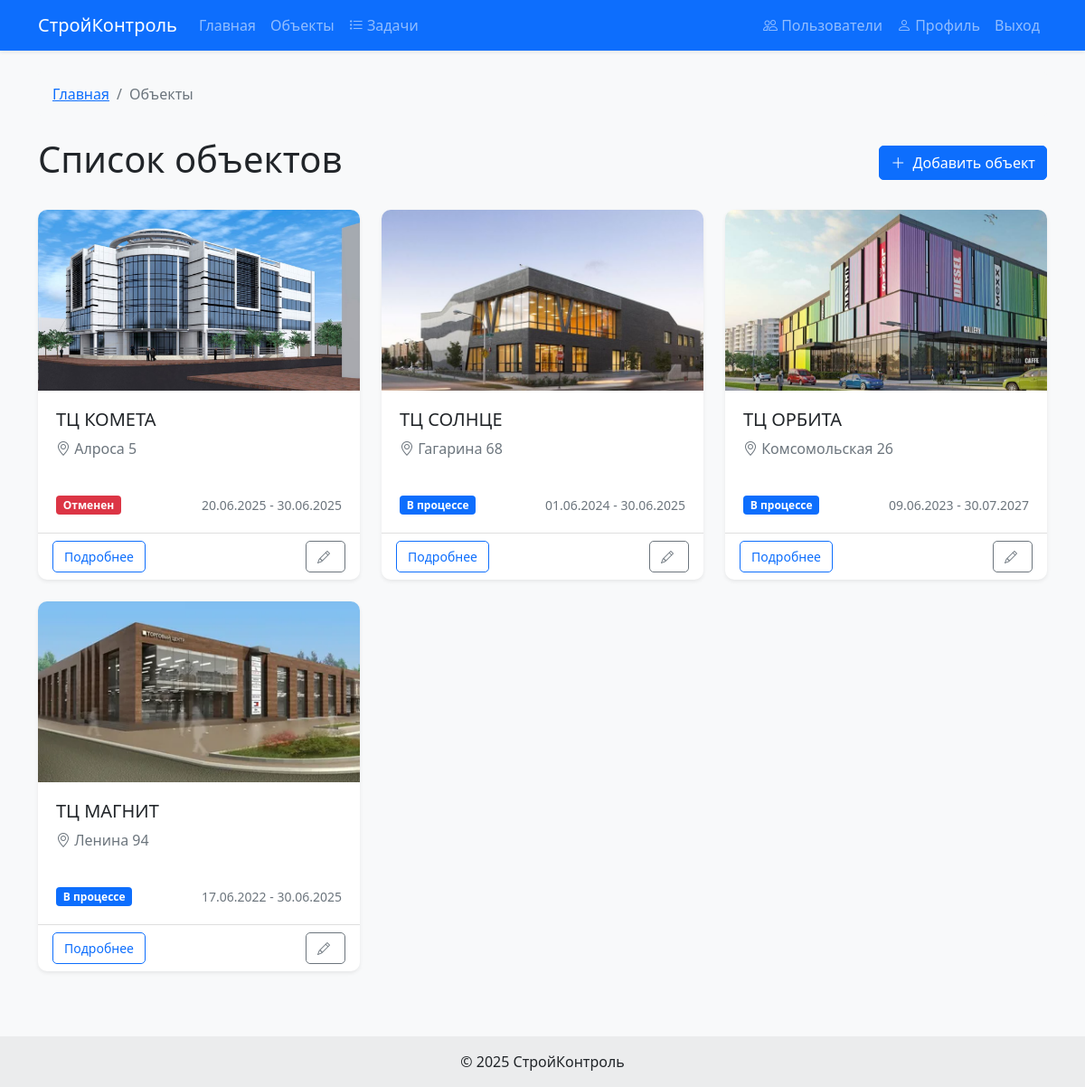
/objects/ (signed in), run on the app's committed database.
### construction/models.py (models this page shows, shortened)
class ConstructionSite(models.Model):
    STATUS_CHOICES = [
        ('planning', 'Планирование'),
        ('in_progress', 'В процессе'),
        ('on_hold', 'На паузе'),
        ('completed', 'Завершен'),
        ('cancelled', 'Отменен'),
    ]
    name = models.CharField('Название объекта', max_length=200)
    address = models.CharField('Адрес объекта', max_length=255)
    start_date = models.DateField('Дата начала работ', default=timezone.now)
    end_date = models.DateField('Планируемая дата окончания', null=True, blank=True)
    description = models.TextField('Описание объекта', blank=True, null=True)
    status = models.CharField('Статус', max_length=20, choices=STATUS_CHOICES, default='planning')
    progress = models.PositiveSmallIntegerField('Прогресс', default=0, validators=[MinValueValidator(0), MaxValueValidator(100)])
    foreman = models.ForeignKey(User, on_delete=models.SET_NULL, null=True, related_name='sites_managed', verbose_name='Ответственный прораб')
    client = models.ForeignKey(User, on_delete=models.SET_NULL, null=True, related_name='sites_ordered', verbose_name='Заказчик')
    workers = models.ManyToManyField(User, related_name='sites_working', verbose_name='Рабочие', blank=True, null=True)
    def get_status_color(self):
        colors = {
            'planning': 'info',
            'in_progress': 'primary',
            'on_hold': 'warning',
            'completed': 'success',
            'cancelled': 'danger',
        }
        return colors.get(self.status, 'secondary')
    class Meta:
        verbose_name = 'Строительный объект'
        verbose_name_plural = 'Строительные объекты'

class SitePhoto(models.Model):
    site = models.ForeignKey(ConstructionSite, on_delete=models.CASCADE, related_name='photos', verbose_name='Объект')
    photo = models.ImageField('Фотография', upload_to='site_photos/')
    uploaded_by = models.ForeignKey(User, on_delete=models.SET_NULL, null=True, verbose_name='Добавил')
    upload_date = models.DateTimeField('Дата загрузки', auto_now_add=True)
    comment = models.TextField('Комментарий', blank=True, null=True)
    class Meta:
        verbose_name = 'Фотография объекта'
        verbose_name_plural = 'Фотографии объектов'

### construction/views.py (the view)
# urls.py: path('objects/', views.object_list_view, name='objects'),
@login_required
def object_list_view(request):
    objects_list = get_objects_for_user(request.user).order_by('-start_date')
    paginator = Paginator(objects_list, 10)
    page_number = request.GET.get('page')
    page_obj = paginator.get_page(page_number)
    return render(request, 'construction/objects.html', {
        'page_obj': page_obj,
        'object_list': page_obj.object_list,
    })

### construction/models.py (called while the page is built)
    @property
    def is_admin(self):
        return self.role == 'admin' or self.is_superuser or self.is_staff

### construction/views.py (called while the page is built)
def get_objects_for_user(user):
    if user.is_admin:
        return ConstructionSite.objects.all()
    elif user.role == 'foreman':
        return ConstructionSite.objects.filter(foreman=user)
    elif user.role == 'client':
        return ConstructionSite.objects.filter(client=user)
    else:  # worker
        return ConstructionSite.objects.filter(workers=user)

### construction/templates/construction/objects.html (shortened to what this page needs)
{% extends 'construction/base.html' %}
{% block breadcrumbs %}
    <li class="breadcrumb-item active" aria-current="page">Объекты</li>
{% endblock %}
{% block content %}
<div class="d-flex justify-content-between align-items-center mb-4">
    <h1>Список объектов</h1>
    {% if user.role == 'admin' or user.role == 'foreman' or user.role == 'client' %}
    <a href="{% url 'object_create' %}" class="btn btn-primary">
        <i class="bi bi-plus-lg"></i> Добавить объект
    </a>
    {% endif %}
</div>
<div class="row">
    {% for object in object_list %}
    <div class="col-md-6 col-lg-4 mb-4">
        <div class="card h-100">
            {% if object.photos.first %}
            <img src="{{ object.photos.first.photo.url }}" class="card-img-top" alt="{{ object.name }}" style="height: 200px; object-fit: cover;">
            {% else %}
            <div class="bg-light text-center py-5" style="height: 200px; display: flex; align-items: center; justify-content: center;">
                <i class="bi bi-building" style="font-size: 3rem; color: #6c757d;"></i>
            </div>
            {% endif %}
            <div class="card-body d-flex flex-column">
                <h5 class="card-title">{{ object.name }}</h5>
                <p class="card-text text-muted">
                    <i class="bi bi-geo-alt"></i> {{ object.address|truncatechars:50 }}
                </p>
                <div class="mt-auto">
                    <div class="d-flex justify-content-between align-items-center">
                        <span class="badge bg-{{ object.get_status_color }}">
                            {{ object.get_status_display }}
                        </span>
                        <small class="text-muted">
                            {{ object.start_date|date:"d.m.Y" }} - {% if object.end_date %}{{ object.end_date|date:"d.m.Y" }}{% else %}н.в.{% endif %}
                        </small>
                    </div>
                </div>
            </div>
            <div class="card-footer bg-transparent">
                <div class="d-flex justify-content-between">
                    <a href="{% url 'object_detail' object.pk %}" class="btn btn-sm btn-outline-primary">Подробнее</a>
                    {% if user.role == 'admin' or user.role == 'foreman' or user == object.client %}
                    <a href="{% url 'object_edit' object.pk %}" class="btn btn-sm btn-outline-secondary">
                        <i class="bi bi-pencil"></i>
                    </a>
                    {% endif %}
                </div>
            </div>
        </div>
    </div>
    {% endfor %}
</div>
{% endblock %}

### construction/templates/construction/base.html (shortened to what this page needs)
<!DOCTYPE html>
{% load static %}
<html lang="ru">
<head>
    <link href="https://cdn.jsdelivr.net/npm/bootstrap@5.1.3/dist/css/bootstrap.min.css" rel="stylesheet">
    <link rel="stylesheet" href="https://cdn.jsdelivr.net/npm/bootstrap-icons@1.7.2/font/bootstrap-icons.css">
    <link rel="stylesheet" href="{% static 'css/style.css' %}">
    <link href="https://cdn.jsdelivr.net/npm/select2@4.1.0-rc.0/dist/css/select2.min.css" rel="stylesheet" />
    <link href="https://cdn.jsdelivr.net/npm/select2-bootstrap-5-theme@1.3.0/dist/select2-bootstrap-5-theme.min.css" rel="stylesheet" />
    <link rel="stylesheet" href="https://cdn.jsdelivr.net/npm/flatpickr/dist/flatpickr.min.css">
</head>
<body>
    <nav class="navbar navbar-expand-lg navbar-dark bg-primary">
        <div class="container">
            <a class="navbar-brand" href="{% url 'home' %}">СтройКонтроль</a>
            <div class="collapse navbar-collapse" id="navbarNav">
                <ul class="navbar-nav me-auto">
                    <li class="nav-item">
                        <a class="nav-link" href="{% url 'home' %}">Главная</a>
                    </li>
                    <li class="nav-item">
                        <a class="nav-link" href="{% url 'objects' %}">Объекты</a>
                    </li>
                    {% if user.is_authenticated and user.role in 'foreman,admin' or user.is_superuser %}
                    <li class="nav-item">
                        <a class="nav-link" href="{% url 'task_list' %}">
                            <i class="bi bi-list-task"></i> Задачи
                        </a>
                    </li>
                    {% endif %}
                </ul>
                <ul class="navbar-nav">
                    {% if user.is_authenticated %}
                        {% if user.is_admin %}
                        <li class="nav-item">
                            <a class="nav-link" href="{% url 'user_list' %}">
                                <i class="bi bi-people"></i> Пользователи
                            </a>
                        </li>
                        {% endif %}
                        <li class="nav-item">
                            <a class="nav-link" href="{% url 'profile' %}">
                                <i class="bi bi-person"></i> Профиль
                            </a>
                        </li>
                        <li class="nav-item">
                            <a class="nav-link" href="{% url 'logout' %}">Выход</a>
                        </li>
                    {% endif %}
                </ul>
            </div>
        </div>
    </nav>
    <div class="container mt-4">
        <nav aria-label="breadcrumb" class="mb-4">
            <ol class="breadcrumb">
                <li class="breadcrumb-item"><a href="{% url 'home' %}">Главная</a></li>
                {% block breadcrumbs %}{% endblock %}
            </ol>
        </nav>
        {% block content %}{% endblock %}
    </div>
    <footer class="bg-light text-center text-lg-start mt-5">
        <div class="text-center p-3" style="background-color: rgba(0, 0, 0, 0.05);">
            &copy; {% now "Y" %} СтройКонтроль
        </div>
    </footer>
    <div class="position-fixed bottom-0 end-0 p-3" style="z-index: 11">
    </div>
    <div id="toast-container" class="position-fixed bottom-0 end-0 p-3" style="z-index: 1100"></div>
</body>
</html>

### construction/static/css/style.css (style rules this page uses)
.card { overflow: hidden; }
.btn i { margin-right: 0.25rem; }
.breadcrumb { background-color: #f8f9fa; padding: 0.75rem 1rem; border-radius: 0.25rem; }
body { font-family: 'Segoe UI', Tahoma, Geneva, Verdana, sans-serif; background-color: #f8f9fa; }
.card { border: none; border-radius: 10px; box-shadow: 0 0.125rem 0.25rem rgba(0, 0, 0, 0.075); margin-bottom: 1.5rem; }
.card-body { padding: 1.25rem; }
.navbar { box-shadow: 0 0.125rem 0.25rem rgba(0, 0, 0, 0.075); }
.btn { border-radius: 5px; padding: 0.375rem 0.75rem; font-weight: 500; }
.badge { color: white !important; }

### data on the page
ConstructionSite: photos.first.photo (picture), name "ТЦ КОМЕТА", address "Алроса 5", status "Отменен", start_date "20.06.2025", end_date "30.06.2025"
ConstructionSite: photos.first.photo (picture), name "ТЦ СОЛНЦЕ", address "Гагарина 68", status "В процессе", start_date "01.06.2024", end_date "30.06.2025"
ConstructionSite: photos.first.photo (picture), name "ТЦ ОРБИТА", address "Комсомольская 26", status "В процессе", start_date "09.06.2023", end_date "30.07.2027"
ConstructionSite: photos.first.photo (picture), name "ТЦ МАГНИТ", address "Ленина 94", status "В процессе", start_date "17.06.2022", end_date "30.06.2025"
